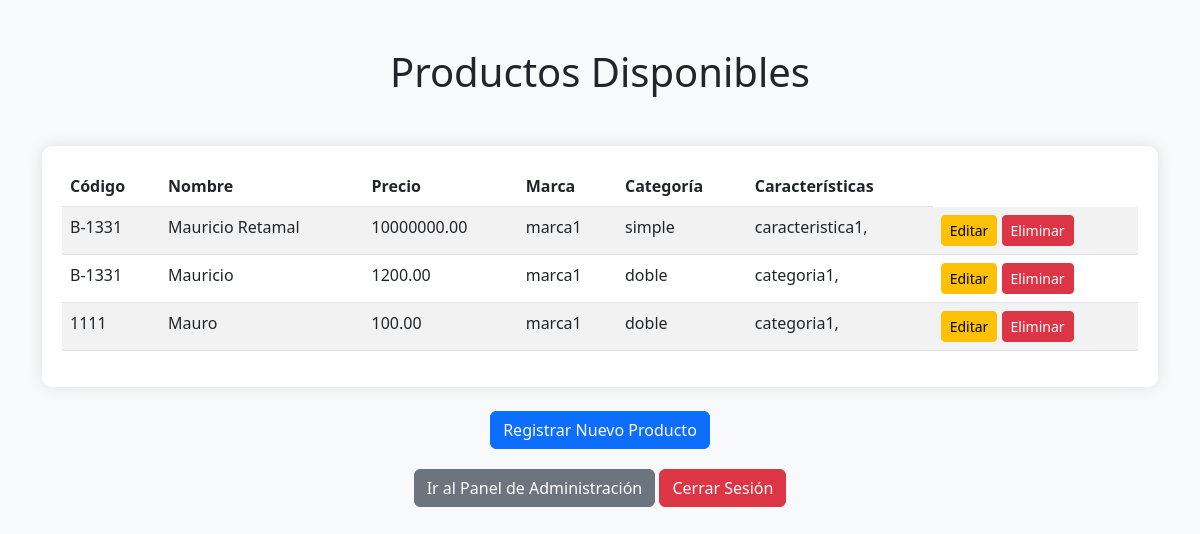
The app's page / (signed in), older data.
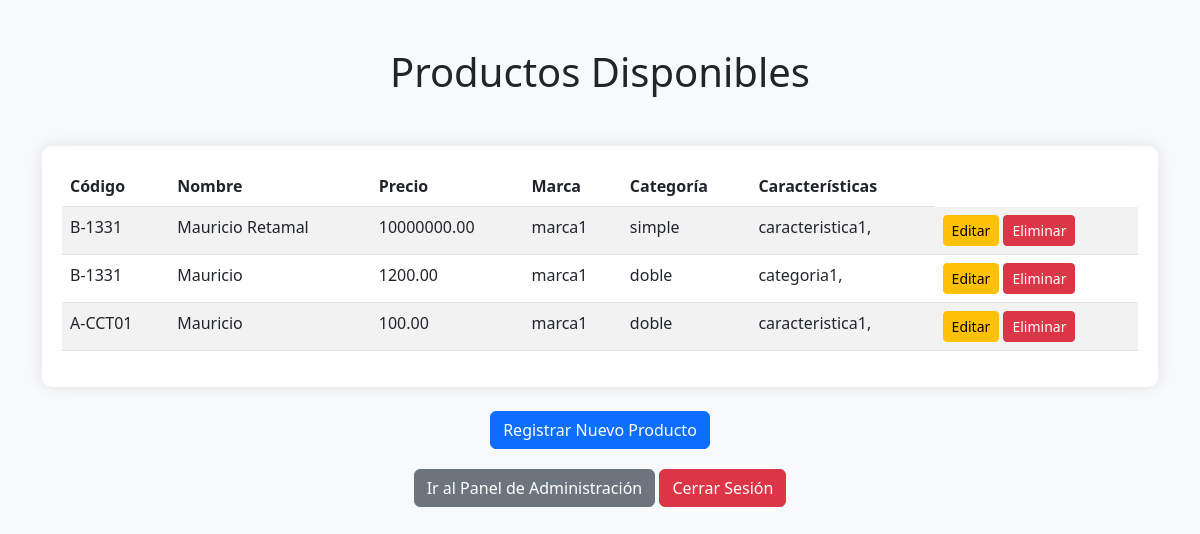
The same page, newer data.
### productos/models.py (models this page shows, shortened)
class Producto(models.Model):
    codigo = models.CharField(max_length=50)
    nombre = models.CharField(max_length=100)
    precio = models.DecimalField(max_digits=10, decimal_places=2)
    marca = models.ForeignKey(Marca, on_delete=models.CASCADE)
    categoria = models.ForeignKey(Categoria, on_delete=models.CASCADE)
    caracteristicas = models.ManyToManyField(Caracteristica)

class Marca(models.Model):
    nombre = models.CharField(max_length=100)
    def __str__(self):
        return self.nombre

class Categoria(models.Model):
    nombre = models.CharField(max_length=100)
    def __str__(self):
        return self.nombre

class Caracteristica(models.Model):
    nombre = models.CharField(max_length=100)

### productos/views.py (the view)
# urls.py: path('', views.lista_productos, name='lista_productos'),
@login_required
def lista_productos(request):
    productos = Producto.objects.all()
    return render(request, 'productos/index.html', {'productos': productos, 'user': request.user})

### productos/templates/productos/index.html (shortened to what this page needs)
<!DOCTYPE html>
<html>
<head>
<link href="https://cdn.jsdelivr.net/npm/bootstrap@5.3.0/dist/css/bootstrap.min.css" rel="stylesheet">
</head>
<body>
<div class="container">
<h1 class="text-center mt-5 mb-4">Productos Disponibles</h1>
<div class="table-container">
<table class="table table-striped table-hover">
<thead>
<tr>
<th>Código</th>
<th>Nombre</th>
<th>Precio</th>
<th>Marca</th>
<th>Categoría</th>
<th>Características</th>
</tr>
</thead>
<tbody>
    {% for producto in productos %}
<tr>
<td>{{ producto.codigo }}</td>
<td>{{ producto.nombre }}</td>
<td>{{ producto.precio }}</td>
<td>{{ producto.marca }}</td>
<td>{{ producto.categoria }}</td>
<td>
            {% for caracteristica in producto.caracteristicas.all %}
                {{ caracteristica.nombre }},
            {% endfor %}
</td>
<td>
<a href="{% url 'actualizar_producto' producto.id %}" class="btn btn-warning btn-sm">Editar</a>
<a href="{% url 'eliminar_producto' producto.id %}" class="btn btn-danger btn-sm">Eliminar</a>
</td>
</tr>
    {% endfor %}
</tbody>
</table>
</div>
    <div class="text-center mt-4">
<a class="btn btn-primary" href="/registro/">Registrar Nuevo Producto</a>
</div>
    {% if user.is_authenticated %}
<div class="text-center admin-button">
<a href="/admin/" class="btn btn-secondary">Ir al Panel de Administración</a>
<a href="{% url 'logout' %}" class="btn btn-danger">Cerrar Sesión</a>
</div>
    {% else %}
<div class="text-center admin-button">
<a href="{% url 'login' %}" class="btn btn-success">Iniciar Sesión</a>
</div>
    {% endif %}
</div>
</body>
</html>

Row changes from the older to the newer data that the page shows:
removed Producto: codigo "1111", nombre "Mauro", precio "100.00", marca "marca1", categoria "doble", Caracteristica (nombre "categoria1")
added Producto: codigo "A-CCT01", nombre "Mauricio", precio "100.00", marca "marca1", categoria "doble", Caracteristica (nombre "caracteristica1")
